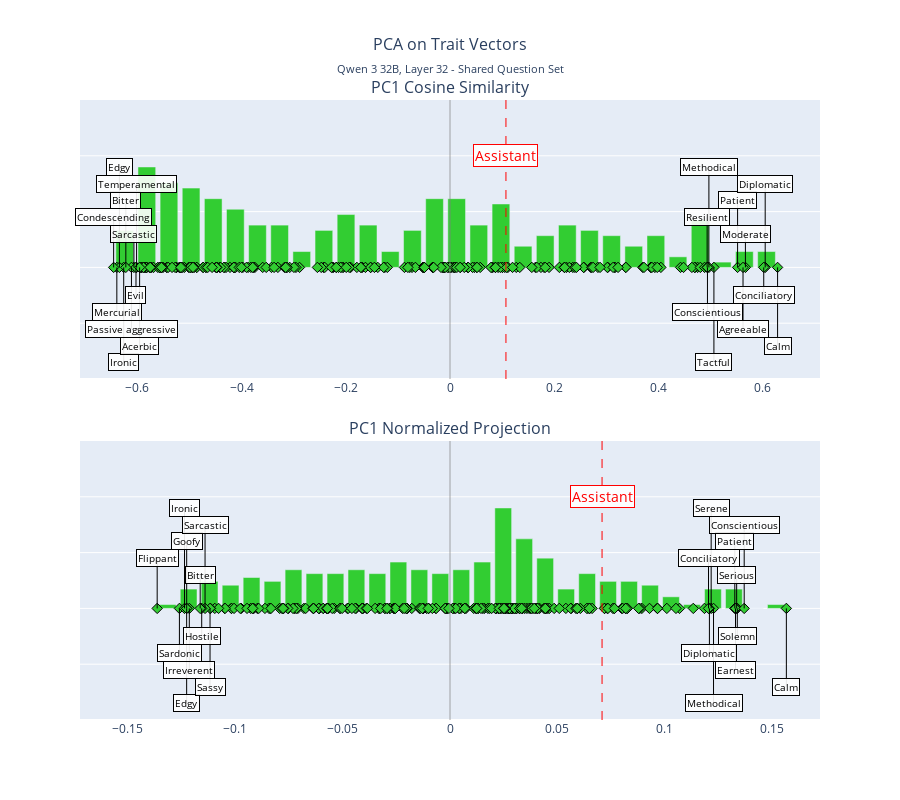
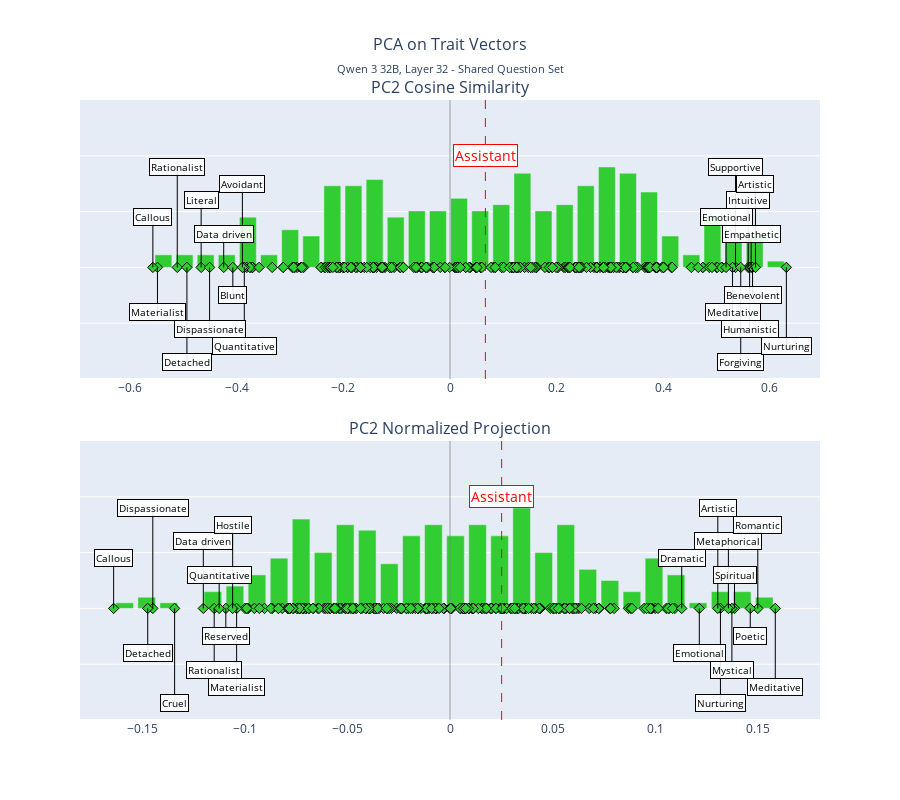
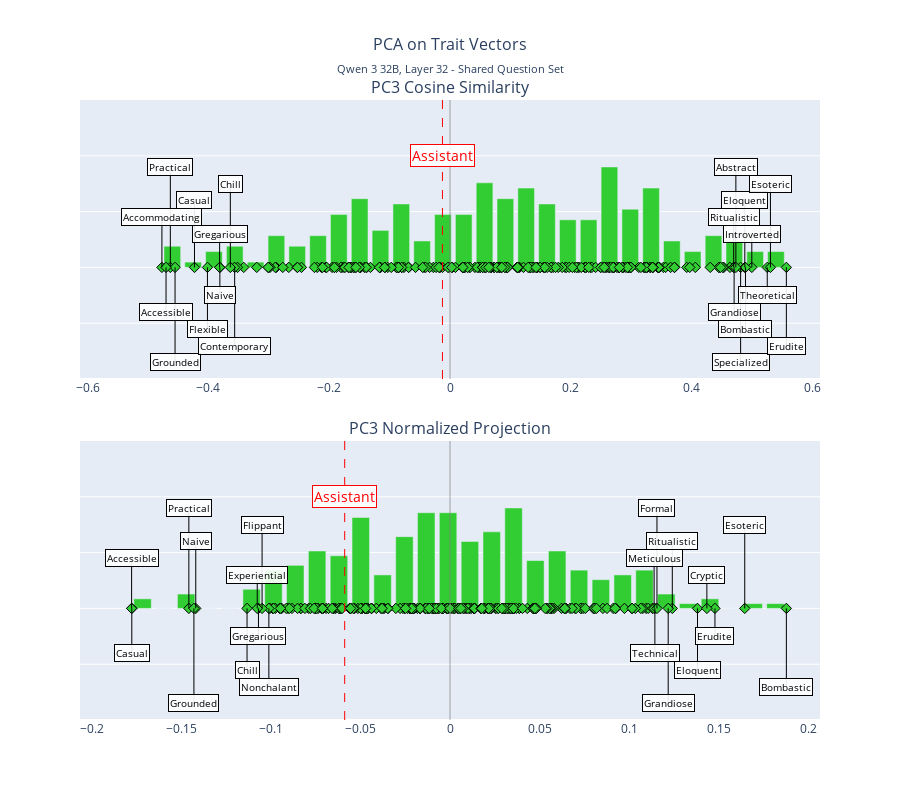
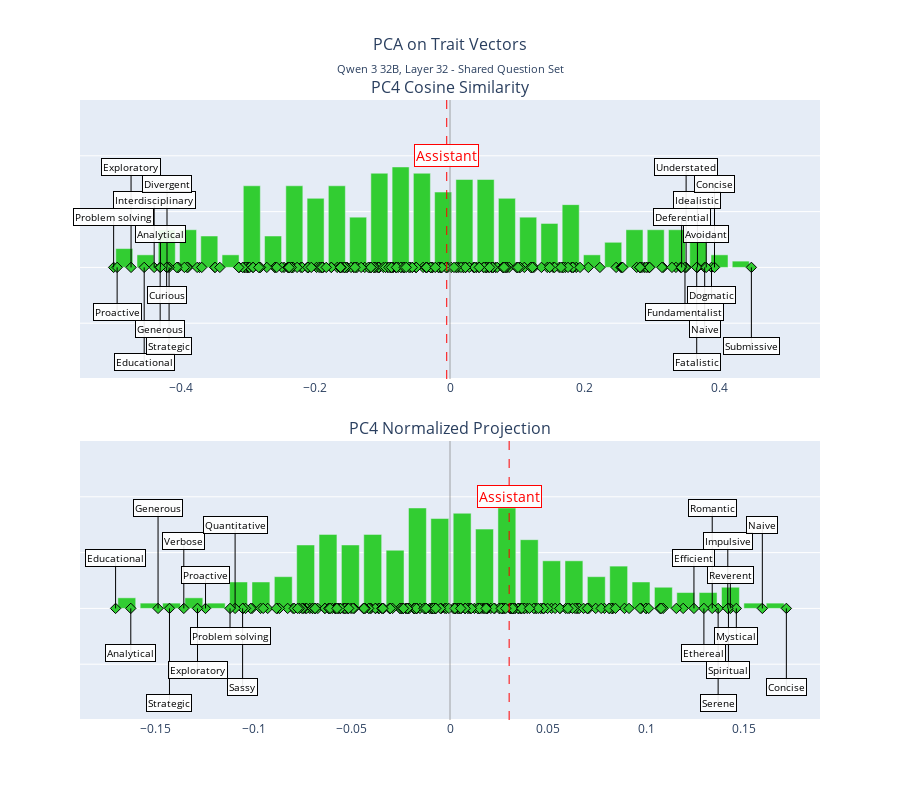

The notebook cell these images were saved under, in order:
### Code cell
for i in range(10):
    fig = plot_pc(
        pca_results=pca_results,
        trait_labels=trait_labels,
        layer=layer,
        pc_component=i,
        assistant_activation=default_vectors['activations']['default_1'],
        assistant_projection=asst_projected[0],
        subtitle=f"{model_name.replace('-', ' ')}, Layer {layer} - Shared Question Set"
    )
    fig.show()
    fig.write_html(f"{plot_dir}/pc{i+1}.html")
